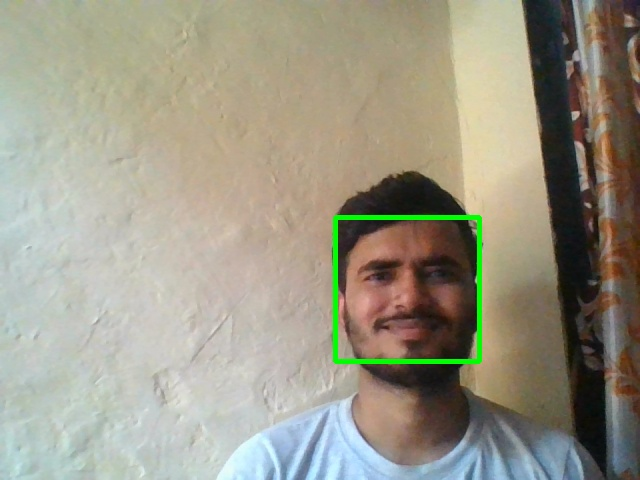
#> input picture Captured_image.jpg, 640 x 480 px, given in place of Scenary.mp4, which was not available
$ jupyter execute Edge_detection.ipynb   (older library calls are emulated)
#> lines starting #> are read from the running program, lines starting #| are printed output that depends on the picture; pictures that were not available may be replaced by others from this repository, and a replacement may not be noted
[cell 1]
import cv2
import numpy as np

[cell 2]
cap = cv2.VideoCapture('Scenary.mp4')

[cell 3]
while True:
    _, frame = cap.read()
#> frame is the input picture: shape (480, 640, 3); mean B, G, R 135.4, 152.3, 156.1
    resized_frame = cv2.resize(frame,(300,300))
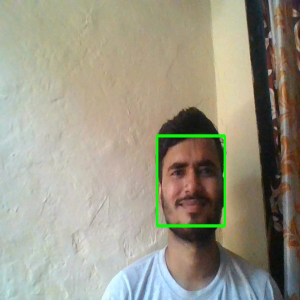
#> resized_frame: shape (300, 300, 3); mean B, G, R 135.3, 152.2, 156

    laplacian = cv2.Laplacian(resized_frame, cv2.CV_64F)
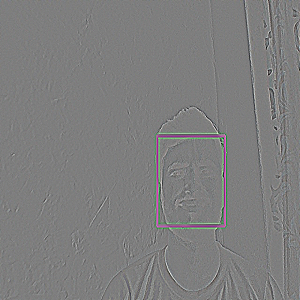
#> laplacian: shape (300, 300, 3) float64; mean B, G, R 0, 0, 0; drawn with min black and max white
    sobelx = cv2.Sobel(resized_frame, cv2.CV_64F,1,0, ksize = 5)
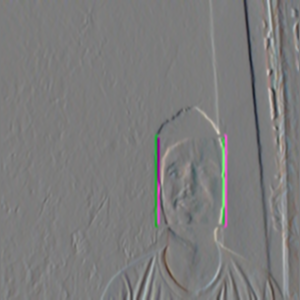
#> sobelx: shape (300, 300, 3) float64; mean B, G, R -62.2, -59.8, -44.2; drawn with min black and max white
    sobely = cv2.Sobel(resized_frame, cv2.CV_64F,0,1, ksize = 5)
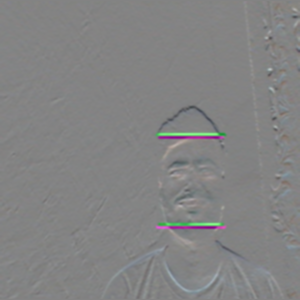
#> sobely: shape (300, 300, 3) float64; mean B, G, R 27.5, 12.7, 1.3; drawn with min black and max white

    #Edge detection

    edges = cv2.Canny(resized_frame,200,200)
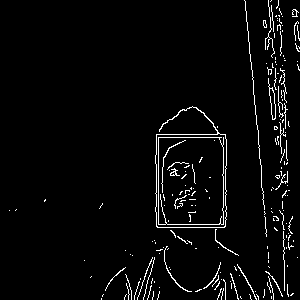
#> edges: shape (300, 300); 3.5% white in thin lines or dots

    cv2.imshow('Original',resized_frame)
    cv2.imshow('Laplacian', laplacian)
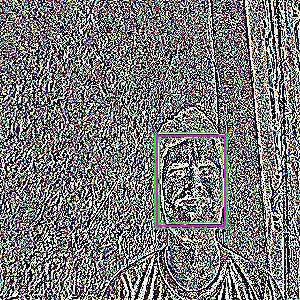
#> window 'Laplacian': shape (300, 300, 3); mean B, G, R 118.8, 119, 119.6
    cv2.imshow('Sobel X',sobelx)
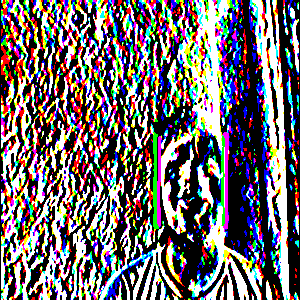
#> window 'Sobel X': shape (300, 300, 3); mean B, G, R 108.6, 105.7, 112.4
    cv2.imshow('Sobel Y',sobely)
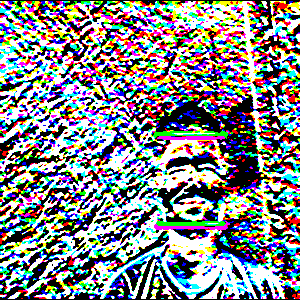
#> window 'Sobel Y': shape (300, 300, 3); mean B, G, R 136.2, 133.7, 131.3
    cv2.imshow('Edges',edges)

    if cv2.waitKey(40) & 0xff == ord('s'):
#> (key Esc is pressed here)
        break

cap.release()
cv2.destroyAllWindows()

$ run again, on face-capture.png
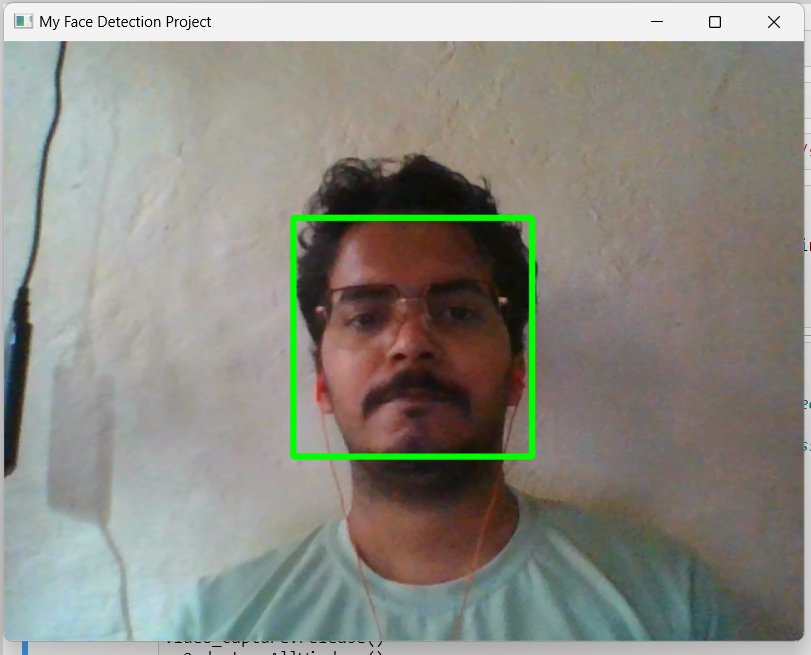
#> input picture face-capture.png, 811 x 655 px, given in place of Scenary.mp4, which was not available
#> frame is the input picture: shape (655, 811, 3); mean B, G, R 130.7, 139.2, 139.5
#> `edges = cv2.Canny(resized_frame,200,200)`:
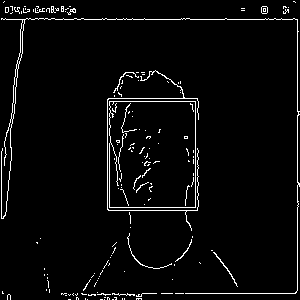
#> edges: shape (300, 300); 3.6% white in thin lines or dots
#> `cv2.imshow('Sobel Y',sobely)`:
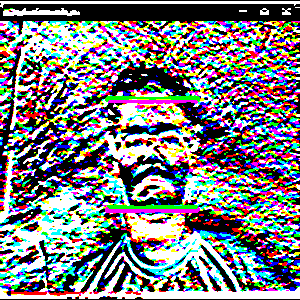
#> window 'Sobel Y': shape (300, 300, 3); mean B, G, R 127.5, 124.8, 123.3
